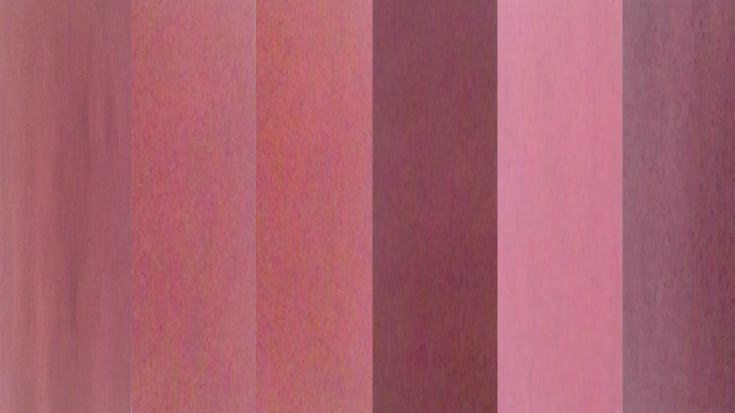
#> input picture red2.png, 1470 x 825 px (shown at 1/2 size)
$ python car_detect.py
#> lines starting #> are read from the running program, lines starting #| are printed output that depends on the picture; after the words box and inside, x2 and y2 are one past the last pixel; in counts of white or black regions, pixels touching at a corner belong together
#!/usr/bin/python3
# -*- coding: utf-8 -*-

import img_tools
import cv2
import numpy as np
import imutils
track_window_red = (0, 0, 720, 720)
track_window_blue = (0, 0, 720, 720)
img_red = cv2.imread("red2.png")
#> img_red is the input picture: shape (825, 1470, 3); mean B, G, R 110.1, 97.3, 168
img_blue = cv2.imread("green2.png")
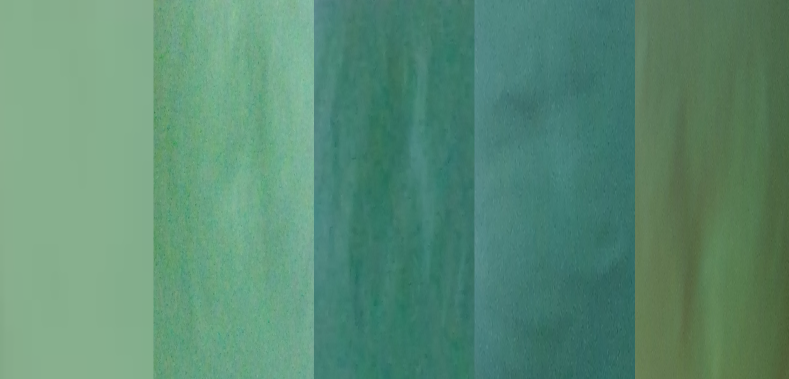
#> input picture green2.png, 1577 x 758 px (shown at 1/2 size)
#> img_blue is the input picture: shape (758, 1577, 3); mean B, G, R 115.6, 140.2, 90.8

hsv_roi_red = cv2.cvtColor(img_red, cv2.COLOR_BGR2HSV)
#> hsv_roi_red: shape (825, 1470, 3); mean H, S, V 170.4, 108, 168
mask_red = cv2.inRange(hsv_roi_red, np.array((0., 60., 32.)), np.array((180., 255., 255.)))
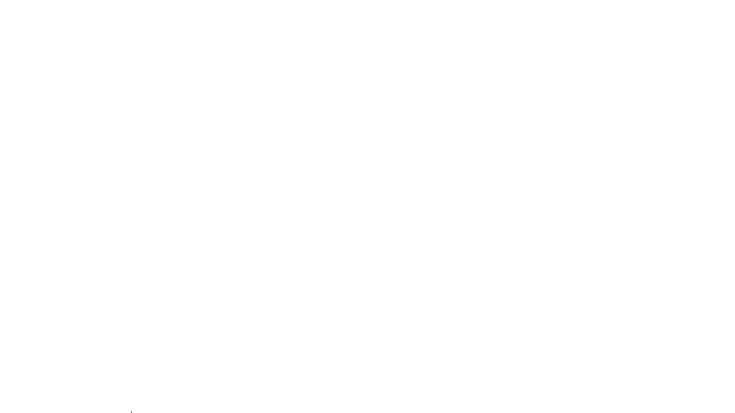
#> mask_red: shape (825, 1470) (shown at 1/2 size); 100% white; black in thin lines or dots, all inside (x1, y1, x2, y2) = (262, 822, 263, 825)
roi_hist_red = cv2.calcHist([hsv_roi_red], [0], mask_red, [180], [0, 180])
#> roi_hist_red = 180 values, max 197038 at index 175, min 0 at index 8, mean 6737.5
hsv_roi_blue = cv2.cvtColor(img_blue, cv2.COLOR_BGR2HSV)
#> hsv_roi_blue: shape (758, 1577, 3); mean H, S, V 72.7, 95.4, 140.2
mask_blue = cv2.inRange(hsv_roi_blue, np.array((0., 60., 32.)), np.array((180., 255., 255.)))
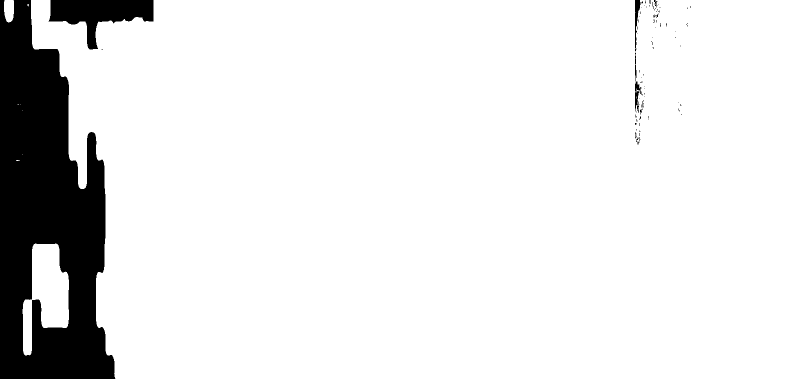
#> mask_blue: shape (758, 1577) (shown at 1/2 size); 89.6% white; 91 black regions (84 under 20 px), largest, box (x1, y1, x2, y2) and area: (0, 0, 231, 758) 113464, (97, 0, 307, 99) 9824, (1270, 105, 1283, 226) 497
roi_hist_blue = cv2.calcHist([hsv_roi_blue], [0], mask_blue, [180], [0, 180])
#> roi_hist_blue = 180 values, max 89075 at index 85, min 0 at index 0, mean 5947.9

def find_center(pts):
    return ((pts[0] + pts[1] + pts[2] + pts[3]) / 4).astype(int)


# car_dectect.....一开始拼错了后面就没改23333333
def car_dectect(img_regulate):           #------> return coord(head), and coord(tail) in xy


    hsv = cv2.cvtColor(img_regulate, cv2.COLOR_BGR2HSV)
    dst_hist_red = cv2.calcBackProject([hsv], [0], roi_hist_red, [0, 180], 1)
    dst_hist_blue = cv2.calcBackProject([hsv], [0], roi_hist_blue, [0, 180], 1)

    img_r, img_b = img_tools.filter_out_RB(img_regulate)

    result_red = cv2.bitwise_and(dst_hist_red, img_r)
    result_blue = cv2.bitwise_and(dst_hist_blue, img_b)

    term_crit = (cv2.TERM_CRITERIA_EPS | cv2.TERM_CRITERIA_COUNT, 10, 1)

    ret_red, track_window_red_ = cv2.CamShift(result_red, track_window_red, term_crit)
    ret_blue, track_window_blue_ = cv2.CamShift(result_blue, track_window_blue, term_crit)

    pts_red = cv2.boxPoints(ret_red)
    pts_blue = cv2.boxPoints(ret_blue)
    pts_red = np.int0(pts_red)
    pts_blue = np.int0(pts_blue)

    img2 = cv2.polylines(img_regulate, [pts_red], True, 255, 2)
    img3 = cv2.polylines(img_regulate, [pts_blue], True, 0, 2)
    cv2.imshow('Capture', img2)

    return find_center(pts_red), find_center(pts_blue)
